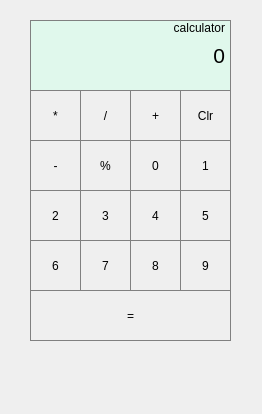
<?xml version="1.0" encoding="UTF-8"?>
<ui version="4.0">
 <class>MainWindow</class>
 <widget class="QMainWindow" name="MainWindow">
  <property name="geometry">
   <rect>
    <x>0</x>
    <y>0</y>
    <width>262</width>
    <height>414</height>
   </rect>
  </property>
  <property name="windowTitle">
   <string>MainWindow</string>
  </property>
  <widget class="QWidget" name="centralWidget">
   <widget class="QLabel" name="label">
    <property name="geometry">
     <rect>
      <x>30</x>
      <y>20</y>
      <width>201</width>
      <height>71</height>
     </rect>
    </property>
    <property name="font">
     <font>
      <pointsize>16</pointsize>
     </font>
    </property>
    <property name="layoutDirection">
     <enum>Qt::LeftToRight</enum>
    </property>
    <property name="autoFillBackground">
     <bool>false</bool>
    </property>
    <property name="styleSheet">
     <string notr="true">background-color : #E0F8EC;
qproperty-alignment: 'AlignVCenter | AlignRight';
border: 1px solid gray;</string>
    </property>
    <property name="text">
     <string>0</string>
    </property>
    <property name="alignment">
     <set>Qt::AlignRight|Qt::AlignTrailing|Qt::AlignVCenter</set>
    </property>
    <property name="wordWrap">
     <bool>false</bool>
    </property>
   </widget>
   <widget class="QPushButton" name="pushButton_Mult">
    <property name="enabled">
     <bool>true</bool>
    </property>
    <property name="geometry">
     <rect>
      <x>30</x>
      <y>90</y>
      <width>51</width>
      <height>51</height>
     </rect>
    </property>
    <property name="styleSheet">
     <string notr="true">QPushButton {
   border: 1px solid gray;
}
QPushButton:pressed {
content: &quot;&quot;;
    background: #90EE90;
    display: block;
    position: absolute;
    padding-top: 300%;
    padding-left: 350%;
    margin-left: -20px!important;
    margin-top: -120%;
    opacity: 0;
    transition: all 0.8s
}

QPushButton:hover {
     background-color: #F6CEF5;
 	 border: 1px solid #F781F3;
 }</string>
    </property>
    <property name="text">
     <string>*</string>
    </property>
    <property name="iconSize">
     <size>
      <width>20</width>
      <height>20</height>
     </size>
    </property>
   </widget>
   <widget class="QPushButton" name="pushButton_Div">
    <property name="enabled">
     <bool>true</bool>
    </property>
    <property name="geometry">
     <rect>
      <x>80</x>
      <y>90</y>
      <width>51</width>
      <height>51</height>
     </rect>
    </property>
    <property name="styleSheet">
     <string notr="true">QPushButton {
   border: 1px solid gray;
}
QPushButton:pressed {
content: &quot;&quot;;
    background: #90EE90;
    display: block;
    position: absolute;
    padding-top: 300%;
    padding-left: 350%;
    margin-left: -20px!important;
    margin-top: -120%;
    opacity: 0;
    transition: all 0.8s
}

QPushButton:hover {
     background-color: #F6CEF5;
 	 border: 1px solid #F781F3;
 }</string>
    </property>
    <property name="text">
     <string>/</string>
    </property>
    <property name="iconSize">
     <size>
      <width>20</width>
      <height>20</height>
     </size>
    </property>
   </widget>
   <widget class="QPushButton" name="pushButton_Min">
    <property name="enabled">
     <bool>true</bool>
    </property>
    <property name="geometry">
     <rect>
      <x>30</x>
      <y>140</y>
      <width>51</width>
      <height>51</height>
     </rect>
    </property>
    <property name="styleSheet">
     <string notr="true">QPushButton {
   border: 1px solid gray;
}
QPushButton:pressed {
content: &quot;&quot;;
    background: #90EE90;
    display: block;
    position: absolute;
    padding-top: 300%;
    padding-left: 350%;
    margin-left: -20px!important;
    margin-top: -120%;
    opacity: 0;
    transition: all 0.8s
}

QPushButton:hover {
     background-color: #F6CEF5;
 	 border: 1px solid #F781F3;
 }</string>
    </property>
    <property name="text">
     <string>-</string>
    </property>
    <property name="iconSize">
     <size>
      <width>20</width>
      <height>20</height>
     </size>
    </property>
   </widget>
   <widget class="QPushButton" name="pushButton_Clr">
    <property name="enabled">
     <bool>true</bool>
    </property>
    <property name="geometry">
     <rect>
      <x>180</x>
      <y>90</y>
      <width>51</width>
      <height>51</height>
     </rect>
    </property>
    <property name="styleSheet">
     <string notr="true">QPushButton {
   border: 1px solid gray;
}
QPushButton:pressed {
content: &quot;&quot;;
    background: #90EE90;
    display: block;
    position: absolute;
    padding-top: 300%;
    padding-left: 350%;
    margin-left: -20px!important;
    margin-top: -120%;
    opacity: 0;
    transition: all 0.8s
}

QPushButton:hover {
     background-color: #F6CEF5;
 	 border: 1px solid #F781F3;
 }</string>
    </property>
    <property name="text">
     <string>Clr</string>
    </property>
    <property name="iconSize">
     <size>
      <width>20</width>
      <height>20</height>
     </size>
    </property>
   </widget>
   <widget class="QPushButton" name="pushButton_Plus">
    <property name="enabled">
     <bool>true</bool>
    </property>
    <property name="geometry">
     <rect>
      <x>130</x>
      <y>90</y>
      <width>51</width>
      <height>51</height>
     </rect>
    </property>
    <property name="styleSheet">
     <string notr="true">QPushButton {
   border: 1px solid gray;
}
QPushButton:pressed {
content: &quot;&quot;;
    background: #90EE90;
    display: block;
    position: absolute;
    padding-top: 300%;
    padding-left: 350%;
    margin-left: -20px!important;
    margin-top: -120%;
    opacity: 0;
    transition: all 0.8s
}

QPushButton:hover {
     background-color: #F6CEF5;
 	 border: 1px solid #F781F3;
 }</string>
    </property>
    <property name="text">
     <string>+</string>
    </property>
    <property name="iconSize">
     <size>
      <width>20</width>
      <height>20</height>
     </size>
    </property>
   </widget>
   <widget class="QPushButton" name="pushButton_Eql">
    <property name="enabled">
     <bool>true</bool>
    </property>
    <property name="geometry">
     <rect>
      <x>30</x>
      <y>290</y>
      <width>201</width>
      <height>51</height>
     </rect>
    </property>
    <property name="styleSheet">
     <string notr="true">QPushButton {
   border: 1px solid gray;
}
QPushButton:pressed {
content: &quot;&quot;;
    background: #90EE90;
    display: block;
    position: absolute;
    padding-top: 300%;
    padding-left: 350%;
    margin-left: -20px!important;
    margin-top: -120%;
    opacity: 0;
    transition: all 0.8s
}

QPushButton:hover {
     background-color: #F6CEF5;
 	 border: 1px solid #F781F3;
 }</string>
    </property>
    <property name="text">
     <string>=</string>
    </property>
    <property name="iconSize">
     <size>
      <width>20</width>
      <height>20</height>
     </size>
    </property>
   </widget>
   <widget class="QPushButton" name="pushButton1">
    <property name="enabled">
     <bool>true</bool>
    </property>
    <property name="geometry">
     <rect>
      <x>180</x>
      <y>140</y>
      <width>51</width>
      <height>51</height>
     </rect>
    </property>
    <property name="styleSheet">
     <string notr="true">QPushButton {
   border: 1px solid gray;
}
QPushButton:pressed {
content: &quot;&quot;;
    background: #90EE90;
    display: block;
    position: absolute;
    padding-top: 300%;
    padding-left: 350%;
    margin-left: -20px!important;
    margin-top: -120%;
    opacity: 0;
    transition: all 0.8s
}

QPushButton:hover {
     background-color: #F6CEF5;
 	 border: 1px solid #F781F3;
 }</string>
    </property>
    <property name="text">
     <string>1</string>
    </property>
    <property name="iconSize">
     <size>
      <width>20</width>
      <height>20</height>
     </size>
    </property>
   </widget>
   <widget class="QPushButton" name="pushButton5">
    <property name="enabled">
     <bool>true</bool>
    </property>
    <property name="geometry">
     <rect>
      <x>180</x>
      <y>190</y>
      <width>51</width>
      <height>51</height>
     </rect>
    </property>
    <property name="styleSheet">
     <string notr="true">QPushButton {
   border: 1px solid gray;
}
QPushButton:pressed {
content: &quot;&quot;;
    background: #90EE90;
    display: block;
    position: absolute;
    padding-top: 300%;
    padding-left: 350%;
    margin-left: -20px!important;
    margin-top: -120%;
    opacity: 0;
    transition: all 0.8s
}

QPushButton:hover {
     background-color: #F6CEF5;
 	 border: 1px solid #F781F3;
 }</string>
    </property>
    <property name="text">
     <string>5</string>
    </property>
    <property name="iconSize">
     <size>
      <width>20</width>
      <height>20</height>
     </size>
    </property>
   </widget>
   <widget class="QPushButton" name="pushButton3">
    <property name="enabled">
     <bool>true</bool>
    </property>
    <property name="geometry">
     <rect>
      <x>80</x>
      <y>190</y>
      <width>51</width>
      <height>51</height>
     </rect>
    </property>
    <property name="styleSheet">
     <string notr="true">QPushButton {
   border: 1px solid gray;
}
QPushButton:pressed {
content: &quot;&quot;;
    background: #90EE90;
    display: block;
    position: absolute;
    padding-top: 300%;
    padding-left: 350%;
    margin-left: -20px!important;
    margin-top: -120%;
    opacity: 0;
    transition: all 0.8s
}

QPushButton:hover {
     background-color: #F6CEF5;
 	 border: 1px solid #F781F3;
 }</string>
    </property>
    <property name="text">
     <string>3</string>
    </property>
    <property name="iconSize">
     <size>
      <width>20</width>
      <height>20</height>
     </size>
    </property>
   </widget>
   <widget class="QPushButton" name="pushButton0">
    <property name="enabled">
     <bool>true</bool>
    </property>
    <property name="geometry">
     <rect>
      <x>130</x>
      <y>140</y>
      <width>51</width>
      <height>51</height>
     </rect>
    </property>
    <property name="styleSheet">
     <string notr="true">QPushButton {
   border: 1px solid gray;
}
QPushButton:pressed {
content: &quot;&quot;;
    background: #90EE90;
    display: block;
    position: absolute;
    padding-top: 300%;
    padding-left: 350%;
    margin-left: -20px!important;
    margin-top: -120%;
    opacity: 0;
    transition: all 0.8s
}

QPushButton:hover {
     background-color: #F6CEF5;
 	 border: 1px solid #F781F3;
 }</string>
    </property>
    <property name="text">
     <string>0</string>
    </property>
    <property name="iconSize">
     <size>
      <width>20</width>
      <height>20</height>
     </size>
    </property>
   </widget>
   <widget class="QPushButton" name="pushButton2">
    <property name="enabled">
     <bool>true</bool>
    </property>
    <property name="geometry">
     <rect>
      <x>30</x>
      <y>190</y>
      <width>51</width>
      <height>51</height>
     </rect>
    </property>
    <property name="styleSheet">
     <string notr="true">QPushButton {
   border: 1px solid gray;
}
QPushButton:pressed {
content: &quot;&quot;;
    background: #90EE90;
    display: block;
    position: absolute;
    padding-top: 300%;
    padding-left: 350%;
    margin-left: -20px!important;
    margin-top: -120%;
    opacity: 0;
    transition: all 0.8s
}

QPushButton:hover {
     background-color: #F6CEF5;
 	 border: 1px solid #F781F3;
 }</string>
    </property>
    <property name="text">
     <string>2</string>
    </property>
    <property name="iconSize">
     <size>
      <width>20</width>
      <height>20</height>
     </size>
    </property>
   </widget>
   <widget class="QPushButton" name="pushButton4">
    <property name="enabled">
     <bool>true</bool>
    </property>
    <property name="geometry">
     <rect>
      <x>130</x>
      <y>190</y>
      <width>51</width>
      <height>51</height>
     </rect>
    </property>
    <property name="styleSheet">
     <string notr="true">QPushButton {
   border: 1px solid gray;
}
QPushButton:pressed {
content: &quot;&quot;;
    background: #90EE90;
    display: block;
    position: absolute;
    padding-top: 300%;
    padding-left: 350%;
    margin-left: -20px!important;
    margin-top: -120%;
    opacity: 0;
    transition: all 0.8s
}

QPushButton:hover {
     background-color: #F6CEF5;
 	 border: 1px solid #F781F3;
 }</string>
    </property>
    <property name="text">
     <string>4</string>
    </property>
    <property name="iconSize">
     <size>
      <width>20</width>
      <height>20</height>
     </size>
    </property>
   </widget>
   <widget class="QPushButton" name="pushButton6">
    <property name="enabled">
     <bool>true</bool>
    </property>
    <property name="geometry">
     <rect>
      <x>30</x>
      <y>240</y>
      <width>51</width>
      <height>51</height>
     </rect>
    </property>
    <property name="styleSheet">
     <string notr="true">QPushButton {
   border: 1px solid gray;
}
QPushButton:pressed {
content: &quot;&quot;;
    background: #90EE90;
    display: block;
    position: absolute;
    padding-top: 300%;
    padding-left: 350%;
    margin-left: -20px!important;
    margin-top: -120%;
    opacity: 0;
    transition: all 0.8s
}

QPushButton:hover {
     background-color: #F6CEF5;
 	 border: 1px solid #F781F3;
 }</string>
    </property>
    <property name="text">
     <string>6</string>
    </property>
    <property name="iconSize">
     <size>
      <width>20</width>
      <height>20</height>
     </size>
    </property>
   </widget>
   <widget class="QPushButton" name="pushButton7">
    <property name="enabled">
     <bool>true</bool>
    </property>
    <property name="geometry">
     <rect>
      <x>80</x>
      <y>240</y>
      <width>51</width>
      <height>51</height>
     </rect>
    </property>
    <property name="styleSheet">
     <string notr="true">QPushButton {
   border: 1px solid gray;
}
QPushButton:pressed {
content: &quot;&quot;;
    background: #90EE90;
    display: block;
    position: absolute;
    padding-top: 300%;
    padding-left: 350%;
    margin-left: -20px!important;
    margin-top: -120%;
    opacity: 0;
    transition: all 0.8s
}

QPushButton:hover {
     background-color: #F6CEF5;
 	 border: 1px solid #F781F3;
 }</string>
    </property>
    <property name="text">
     <string>7</string>
    </property>
    <property name="iconSize">
     <size>
      <width>20</width>
      <height>20</height>
     </size>
    </property>
   </widget>
   <widget class="QPushButton" name="pushButton9">
    <property name="enabled">
     <bool>true</bool>
    </property>
    <property name="geometry">
     <rect>
      <x>180</x>
      <y>240</y>
      <width>51</width>
      <height>51</height>
     </rect>
    </property>
    <property name="styleSheet">
     <string notr="true">QPushButton {
   border: 1px solid gray;
}
QPushButton:pressed {
content: &quot;&quot;;
    background: #90EE90;
    display: block;
    position: absolute;
    padding-top: 300%;
    padding-left: 350%;
    margin-left: -20px!important;
    margin-top: -120%;
    opacity: 0;
    transition: all 0.8s
}

QPushButton:hover {
     background-color: #F6CEF5;
 	 border: 1px solid #F781F3;
 }</string>
    </property>
    <property name="text">
     <string>9</string>
    </property>
    <property name="iconSize">
     <size>
      <width>20</width>
      <height>20</height>
     </size>
    </property>
   </widget>
   <widget class="QPushButton" name="pushButton8">
    <property name="enabled">
     <bool>true</bool>
    </property>
    <property name="geometry">
     <rect>
      <x>130</x>
      <y>240</y>
      <width>51</width>
      <height>51</height>
     </rect>
    </property>
    <property name="styleSheet">
     <string notr="true">QPushButton {
   border: 1px solid gray;
}
QPushButton:pressed {
content: &quot;&quot;;
    background: #90EE90;
    display: block;
    position: absolute;
    padding-top: 300%;
    padding-left: 350%;
    margin-left: -20px!important;
    margin-top: -120%;
    opacity: 0;
    transition: all 0.8s
}

QPushButton:hover {
     background-color: #F6CEF5;
 	 border: 1px solid #F781F3;
 }</string>
    </property>
    <property name="text">
     <string>8</string>
    </property>
    <property name="iconSize">
     <size>
      <width>20</width>
      <height>20</height>
     </size>
    </property>
   </widget>
   <widget class="QLabel" name="label_2">
    <property name="geometry">
     <rect>
      <x>170</x>
      <y>20</y>
      <width>55</width>
      <height>16</height>
     </rect>
    </property>
    <property name="text">
     <string>calculator</string>
    </property>
    <property name="alignment">
     <set>Qt::AlignRight|Qt::AlignTrailing|Qt::AlignVCenter</set>
    </property>
    <property name="margin">
     <number>1</number>
    </property>
   </widget>
   <widget class="QLabel" name="label_3">
    <property name="geometry">
     <rect>
      <x>170</x>
      <y>70</y>
      <width>55</width>
      <height>16</height>
     </rect>
    </property>
    <property name="text">
     <string/>
    </property>
    <property name="alignment">
     <set>Qt::AlignRight|Qt::AlignTrailing|Qt::AlignVCenter</set>
    </property>
   </widget>
   <widget class="QPushButton" name="pushButton_percent">
    <property name="enabled">
     <bool>true</bool>
    </property>
    <property name="geometry">
     <rect>
      <x>80</x>
      <y>140</y>
      <width>51</width>
      <height>51</height>
     </rect>
    </property>
    <property name="styleSheet">
     <string notr="true">QPushButton {
   border: 1px solid gray;
}
QPushButton:pressed {
content: &quot;&quot;;
    background: #90EE90;
    display: block;
    position: absolute;
    padding-top: 300%;
    padding-left: 350%;
    margin-left: -20px!important;
    margin-top: -120%;
    opacity: 0;
    transition: all 0.8s
}

QPushButton:hover {
     background-color: #F6CEF5;
 	 border: 1px solid #F781F3;
 }</string>
    </property>
    <property name="text">
     <string>%</string>
    </property>
    <property name="iconSize">
     <size>
      <width>20</width>
      <height>20</height>
     </size>
    </property>
   </widget>
  </widget>
 </widget>
 <layoutdefault spacing="6" margin="11"/>
 <resources/>
 <connections/>
</ui>
